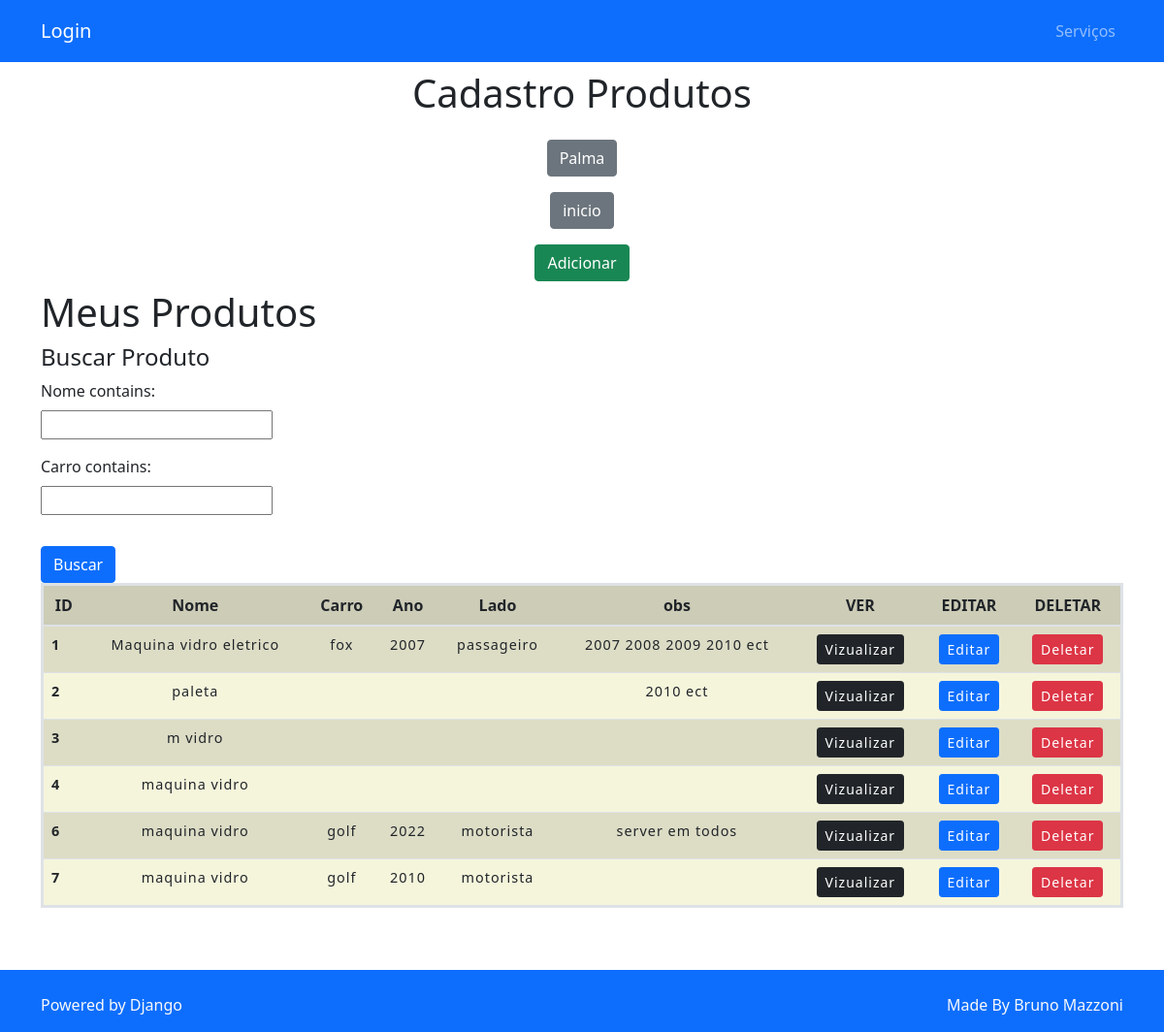
The app's page /searchproduto/ with its own data.
### home/models.py (models this page shows, shortened)
class Produto(models.Model):
    nome = models.CharField(max_length=128)
    carro = models.CharField(max_length=128)
    ano = models.CharField(max_length=128)
    lado = models.CharField(max_length=128)
    vendas = models.ManyToManyField(Pessoa, through='Venda')
    obs = models.TextField(blank=True)

### home/views.py (the view)
# urls.py: path('searchproduto/',searchproduto, name='searchproduto'),
def searchproduto(request):
    produto_list = Produto.objects.all()
    produto_filter = ProdutoFilter(request.GET, queryset=produto_list)
    return render(request, 'produto_list.html', {'filter': produto_filter})
    return render(request, 'produto/index.html', data)

### templates/produto_list.html (shortened to what this page needs)
<!DOCTYPE html>
{% extends 'base.html' %}
{% block conteudo %}
{% load static %}
<html lang="pt-br">
<head>
    <link rel="stylesheet" type="text/css" href="{% static 'polls/style.css' %}">
    <link href="https://cdn.jsdelivr.net/npm/bootstrap@5.1.3/dist/css/bootstrap.min.css" rel="stylesheet">
</head>
<body>
<div class="col-8 m-auto pt-2 pb-2 text-center">
    <h1>Cadastro Produtos</h1>
</div>
<div class="col-8 m-auto pt-2 pb-2  text-center">
    <a href="/principal" class="btn btn-secondary">Palma</a>
</div>
<div class="col-8 m-auto pt-2 pb-2  text-center">
    <a href="/" class="btn btn-secondary">inicio</a>
</div>
<div class="col-8 m-auto pt-2 pb-2  text-center">
    <a href="/formproduto" class="btn btn-success">Adicionar</a>
</div>
    <h1> Meus Produtos</h1>
  <form method="get" action="{% url 'searchproduto' %}">
    <div class="well">
      <h4 style="margin-top: 0">Buscar Produto</h4>
      <div class="row">
        <div class="form-group col-sm-4 col-md-3">
          {{filter.form.as_p }}
        </div>
      </div>
      <button type="submit" class="btn btn-primary">
         Buscar
      </button>
    </div>
  </form>
    <table class="table table-striped" border="9" style="width:100%" >
<div class="thead-dark">
<thead>
   <tr class="table-active ">
       <th scope="col">ID</th>
      <th scope="col">Nome</th>
      <th scope="col">Carro</th>
      <th scope="col">Ano</th>
      <th scope="col">Lado</th>
      <th scope="col">obs</th>
        <th scope="col">VER</th>
       <th scope="col">EDITAR</th>
       <th scope="col">DELETAR</th>
    </tr>
</thead>
</div>
<tbody>
    {% for produto in filter.qs %}
    <tr>
     <th>{{produto.id}}</th>
      <td>{{produto.nome}}</td>
      <td>{{produto.carro}}</td>
      <td>{{produto.ano}}</td>
      <td>{{produto.lado}}</td>
      <td>{{produto.obs}}</td>
           <td><a href="/viewproduto/{{produto.id}}/" class="btn btn-dark btn-sm">Vizualizar</a> </td>
           <td> <a href="/editproduto/{{produto.id}}/" class="btn btn-primary btn-sm">Editar</a></td>
           <td> <a href="/deleteproduto/{{produto.id}}/" class="btn btn-danger btn-sm btnDel">Deletar</a></td>
    </tr>
   {% endfor %}
</tbody>
</table>
</body>
</html>
{% endblock %}

### templates/base.html (shortened to what this page needs)
{% load static %}
<!DOCTYPE html>
<html lang="pt">
<head>
    <link href="https://cdn.jsdelivr.net/npm/select2@4.1.0-rc.0/dist/css/select2.min.css" rel="stylesheet" />
</head>
<body>
<div style='background-color: laranja'>
  {% include 'parciais/_nav.html' %}
{% include 'parciais/_head.html' %}
  <div class="container">
    <div class="row">
      <div class="col-lg-12">
        {%block conteudo%} {%endblock%}
      </div>
    </div>
  </div>
{% include 'parciais/_footer.html' %}
</body>
</html>

### templates/parciais/_nav.html (shortened to what this page needs)
{% include 'parciais/_head.html' %}
{% load static %}
<nav class="navbar navbar-expand-lg navbar-dark bg-primary static-top">
    <div class="container">
        {% if not user.is_authenticated %}
       <a class="navbar-brand" href="{% url 'login' %}">Login</a>
                     {% endif %}
        <div class="collapse navbar-collapse" id="navbarResponsive">
            <ul class="navbar-nav ml-auto">
                {% if not user.is_authenticated %}
                <li class="nav-item">
                    <a class="nav-link" href="index.html">Serviços</a>
                    {% endif %}
                </li>
            </ul>
      <br><br>
    </div>
  </div>
        </div>

### templates/parciais/_head.html (shortened to what this page needs)
  {%load static%}
  <link href="{% static 'vendor/bootstrap/css/bootstrap.min.css'%}" rel="stylesheet">

### templates/parciais/_footer.html (shortened to what this page needs)
{% load static %}
<footer class="bg-primary text-light">
    <div class="container navbar-dark pt-4 mt-5">
        <div class="row">
            <div class="col">
                <p class="text-left">Powered by Django</p>
            </div>
            <div class="col">
                <p class="text-right">Made By Bruno Mazzoni</p>
            </div>
        </div>
    </div>
</footer>

### templates/static/polls/style.css (style rules this page uses)
.table { border-collapse: collapse; border: 3px solid rgb(100,130,140); width 75%; background: Beige; width: center; }
tbody { font-size: 90%; font-style: 75%; letter-spacing: 1px; }
thead { color : darkblue; text-align: center; }
td { text-align: center; border: 1px solid rgb(100,130,140); }
th { text-align: center; border: 1px solid rgb(100,130,140); }

### records on screen
Produto: id "1", nome "Maquina vidro eletrico", carro "fox", ano "2007", lado "passageiro", obs "2007 2008 2009 2010 ect"
Produto: id "2", nome "paleta", obs "2010 ect"
Produto: id "3", nome "m vidro"
Produto: id "4", nome "maquina vidro"
Produto: id "6", nome "maquina vidro", carro "golf", ano "2022", lado "motorista", obs "server em todos"
Produto: id "7", nome "maquina vidro", carro "golf", ano "2010", lado "motorista"
